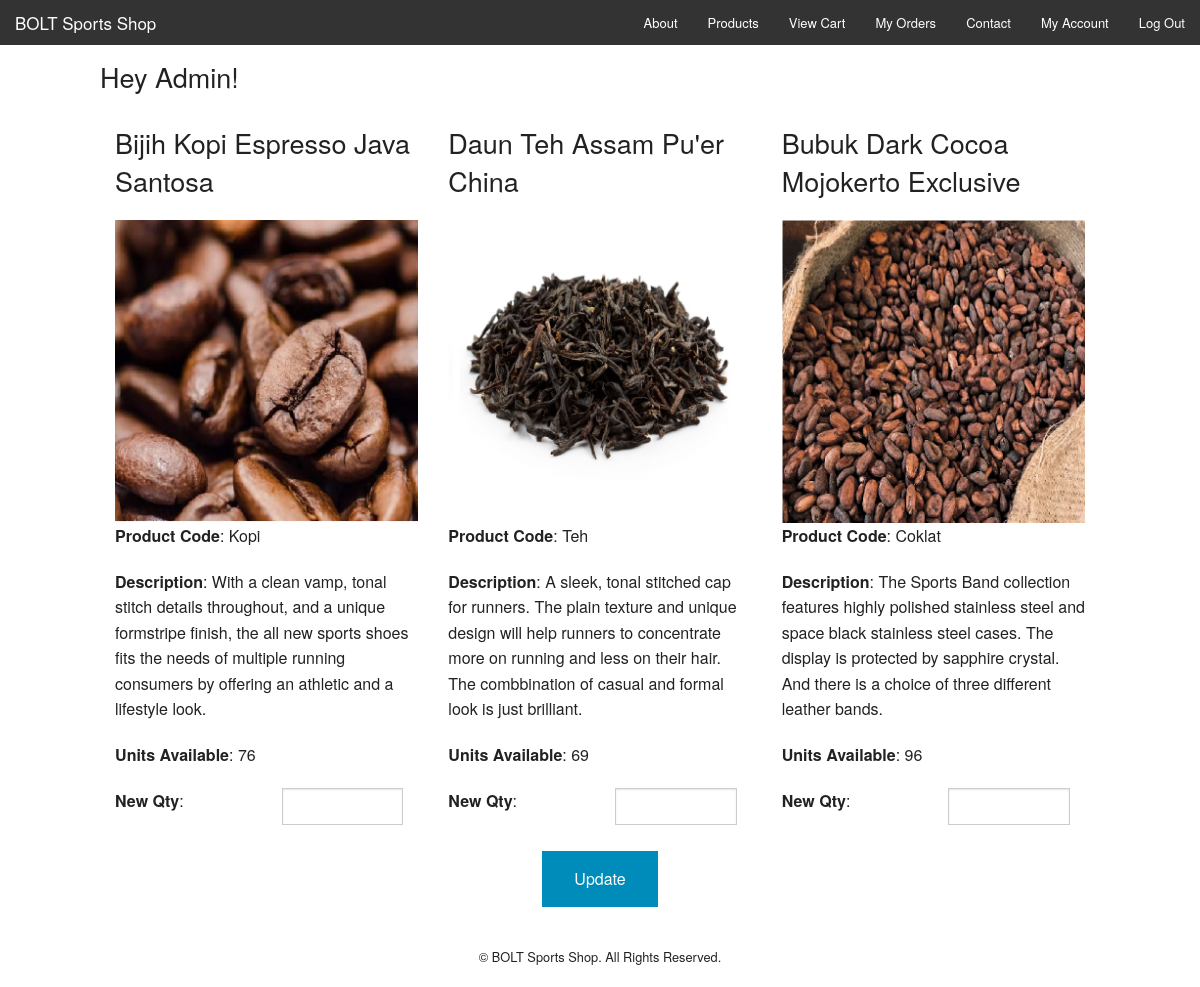
/admin.php (signed in), run on the app's committed database.
### tables this page shows
CREATE TABLE `products` (
  `id` int(11) NOT NULL,
  `product_code` varchar(60) NOT NULL,
  `product_name` varchar(60) NOT NULL,
  `product_desc` tinytext NOT NULL,
  `product_img_name` varchar(60) NOT NULL,
  `qty` int(5) NOT NULL,
  `price` int(11) DEFAULT NULL
);

### admin.php (the view, shortened to what this page needs)
<?php
include 'config.php';
?>
<!doctype html>
<html class="no-js" lang="en">
  <head>
    <link rel="stylesheet" href="css/foundation.css" />
  </head>
  <body>
    <nav class="top-bar" data-topbar role="navigation">
      <ul class="title-area">
        <li class="name">
          <h1><a href="index.php">BOLT Sports Shop</a></h1>
        </li>
      </ul>
      <section class="top-bar-section">
        <ul class="right">
          <li><a href="about.php">About</a></li>
          <li><a href="products.php">Products</a></li>
          <li><a href="cart.php">View Cart</a></li>
          <li><a href="orders.php">My Orders</a></li>
          <li><a href="contact.php">Contact</a></li>
          <?php
          if(isset($_SESSION['username'])){
            echo '<li><a href="account.php">My Account</a></li>';
            echo '<li><a href="logout.php">Log Out</a></li>';
          }
          else{
            echo '<li><a href="login.php">Log In</a></li>';
            echo '<li><a href="register.php">Register</a></li>';
          }
          ?>
        </ul>
      </section>
    </nav>
    <div class="row" style="margin-top:10px;">
      <div class="large-12">
        <h3>Hey Admin!</h3>
        <?php
          $result = $mysqli->query("SELECT * from products order by id asc");
          if($result) {
            while($obj = $result->fetch_object()) {
              echo '<div class="large-4 columns">';
              echo '<p><h3>'.$obj->product_name.'</h3></p>';
              echo '<img src="images/products/'.$obj->product_img_name.'"/>';
              echo '<p><strong>Product Code</strong>: '.$obj->product_code.'</p>';
              echo '<p><strong>Description</strong>: '.$obj->product_desc.'</p>';
              echo '<p><strong>Units Available</strong>: '.$obj->qty.'</p>';
              echo '<div class="large-6 columns" style="padding-left:0;">';
              echo '<form method="post" name="update-quantity" action="admin-update.php">';
              echo '<p><strong>New Qty</strong>:</p>';
              echo '</div>';
              echo '<div class="large-6 columns">';
              echo '<input type="number" name="quantity[]"/>';
              echo '</div>';
              echo '</div>';
            }
          }
        ?>
      </div>
    </div>
    <div class="row" style="margin-top:10px;">
      <div class="small-12">
        <center><p><input style="clear:both;" type="submit" class="button" value="Update"></p></center>
        <footer style="margin-top:10px;">
           <p style="text-align:center; font-size:0.8em;">&copy; BOLT Sports Shop. All Rights Reserved.</p>
        </footer>
      </div>
    </div>
  </body>
</html>

### data on the page
products: product_name "Bijih Kopi Espresso Java Santosa", product_img_name (picture), product_code "Kopi", product_desc "With a clean vamp, tonal stitch details throughout, and a unique formstripe finish, the all new sports shoes fits the needs of multiple running consumers by offering an athletic and a lifestyle look.", qty "76"
products: product_name "Daun Teh Assam Pu'er China", product_img_name (picture), product_code "Teh", product_desc "A sleek, tonal stitched cap for runners. The plain texture and unique design will help runners to concentrate more on running and less on their hair. The combbination of casual and formal look is just brilliant.", qty "69"
products: product_name "Bubuk Dark Cocoa Mojokerto Exclusive", product_img_name (picture), product_code "Coklat", product_desc "The Sports Band collection features highly polished stainless steel and space black stainless steel cases. The display is protected by sapphire crystal. And there is a choice of three different leather bands.", qty "96"
